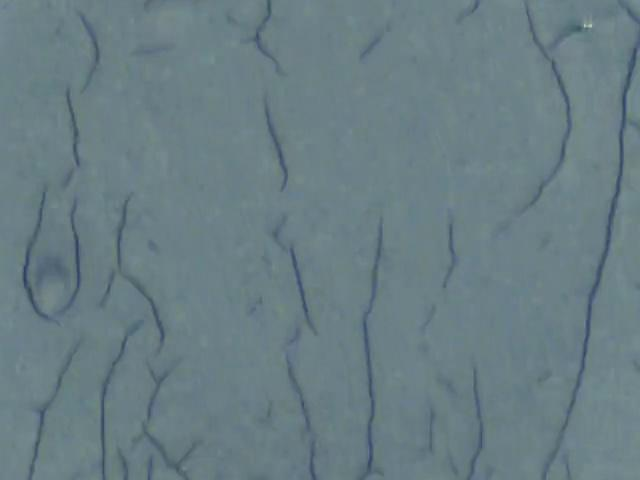
#> input picture data/coatingvision_real_test/images/test/image_1019.jpg, 640 x 480 px, given in place of image_565.jpg, which was not available
$ python generate_coatingvision_evidence_views.py
#> lines starting #> are read from the running program, lines starting #| are printed output that depends on the picture; pictures that were not available may be replaced by others from this repository, and a replacement may not be noted
"""Create traceable visual evidence views from one real CoatingVision sample.

The outputs are deterministic transformations of dataset image_565 and its
published segmentation label: an optical contrast view and a ground-truth
annotation overlay. They are for presentation inspection only, not model input
or a production performance claim.
"""

from __future__ import annotations

import argparse
import json
from pathlib import Path

import cv2
import numpy as np


ROOT = Path(__file__).resolve().parents[1]
OUT = ROOT / "reports/coatingvision_visual_evidence"


def main() -> int:
    parser = argparse.ArgumentParser()
    parser.add_argument("--image-id", default="565", help="CoatingVision image id, e.g. 1548")
    parser.add_argument("--model-overlay", help="Optional path to a real model overlay for a candidate zoom.")
    parser.add_argument("--model-json", help="Optional path to the matching raw model-output JSON.")
    args = parser.parse_args()
    image_id = str(args.image_id)
    image_path = ROOT / f"data/external/coatingvision/segmentation/images/image_{image_id}.jpg"
    mask_path = ROOT / f"data/external/coatingvision/segmentation/masks/image_{image_id}.png"
    OUT.mkdir(parents=True, exist_ok=True)
    image = cv2.imread(str(image_path), cv2.IMREAD_COLOR)
#> image is the input picture: shape (480, 640, 3); mean B, G, R 132.4, 125.9, 105.5
    mask = cv2.imread(str(mask_path), cv2.IMREAD_UNCHANGED)
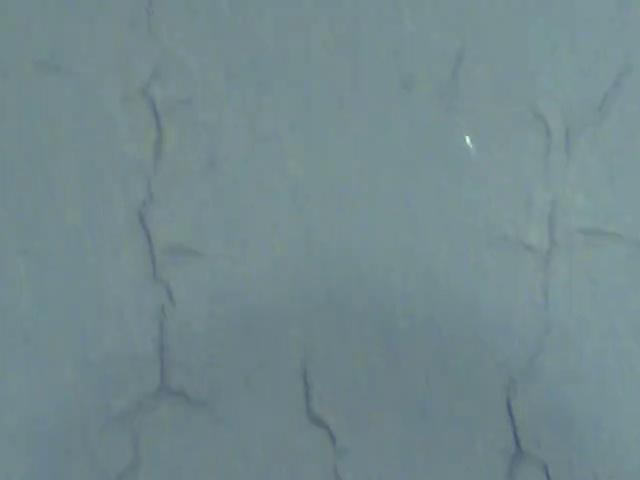
#> input picture data/coatingvision_real_test/images/test/image_1053.jpg, 640 x 480 px, given in place of image_565.png, which was not available
#> mask is the input picture: shape (480, 640, 3); mean B, G, R 142, 137.5, 115.1
    if image is None or mask is None:
        raise FileNotFoundError(f"Missing CoatingVision image_{image_id} or its segmentation mask")

    # Contrast-limited adaptive histogram equalization makes the captured
    # surface texture easier to inspect without creating or adding defects.
    lab = cv2.cvtColor(image, cv2.COLOR_BGR2LAB)
#> lab: shape (480, 640, 3); mean of channels 0, 1, 2 131.1, 122.1, 122.1
    clahe = cv2.createCLAHE(clipLimit=2.4, tileGridSize=(8, 8))
    lab[:, :, 0] = clahe.apply(lab[:, :, 0])
#> lab: shape (480, 640, 3); mean of channels 0, 1, 2 141.1, 122.1, 122.1
    enhanced = cv2.cvtColor(lab, cv2.COLOR_LAB2BGR)
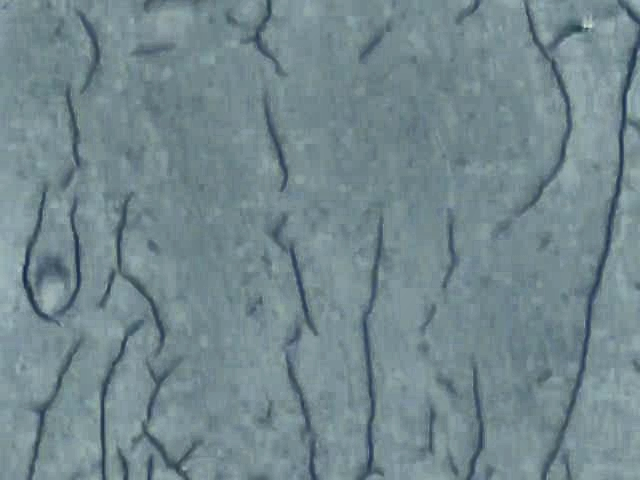
#> enhanced: shape (480, 640, 3); mean B, G, R 142.5, 136.2, 115.6

    # CoatingVision masks are published annotations. Preserve their geometry
    # and render a 50% red overlay strictly for visual verification.
    if mask.ndim == 3:
        foreground = np.any(mask > 0, axis=2)
#> foreground: shape (480, 640) bool; every value is 1
    else:
        foreground = mask > 0
    gt_overlay = image.copy()
    red = np.zeros_like(image)
    red[:, :, 2] = 255
    gt_overlay[foreground] = cv2.addWeighted(
        image[foreground], 0.45, red[foreground], 0.55, 0
    )
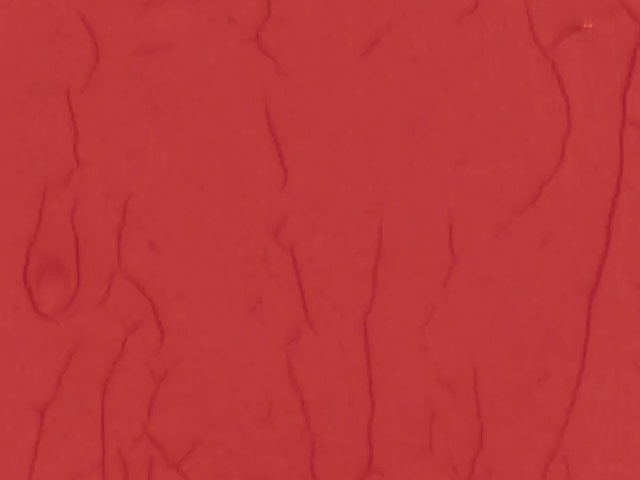
#> gt_overlay: shape (480, 640, 3); mean B, G, R 59.6, 56.7, 187.7

    cv2.imwrite(str(OUT / f"image_{image_id}_optical_raw.png"), image)
    cv2.imwrite(str(OUT / f"image_{image_id}_contrast_clahe.png"), enhanced)
    cv2.imwrite(str(OUT / f"image_{image_id}_ground_truth_overlay.png"), gt_overlay)

    if args.model_overlay and args.model_json:
        overlay = cv2.imread(str(ROOT / args.model_overlay), cv2.IMREAD_COLOR)
        payload = json.loads((ROOT / args.model_json).read_text(encoding="utf-8"))
        detections = payload.get("detections", [])
        if overlay is None or not detections:
            raise ValueError("Expected a readable model overlay with at least one raw detection")
        x1, y1, x2, y2 = [int(v) for v in detections[0]["box"]]
        h, w = overlay.shape[:2]
        left, right = max(0, x1 - 150), min(w, x2 + 180)
        top, bottom = max(0, y1 - 110), min(h, y2 + 70)
        zoom = overlay[top:bottom, left:right]
        cv2.imwrite(str(OUT / f"image_{image_id}_yolo_candidate_zoom.png"), zoom)
    return 0


if __name__ == "__main__":
    raise SystemExit(main())
#> (the program exits here)
